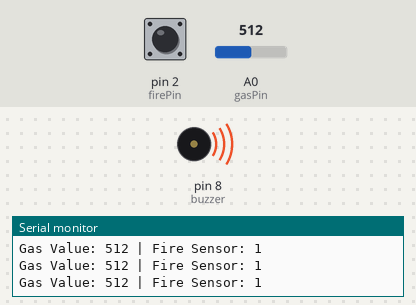
The sketch below on a simulated Arduino Uno, built with avr-gcc and run on an emulated ATmega328P. Shown: buzzer (waves = sounding, pin HIGH), the last lines printed to the serial monitor. The test bench sets the inputs (shaded band); at power-on: A0 (gasPin) = 512, pin 2 (firePin) HIGH.

Above: at 1.2 s.
1.3 s: A0 (gasPin) set to 112
2.8 s: A0 (gasPin) set to 93
At 4.0 s:
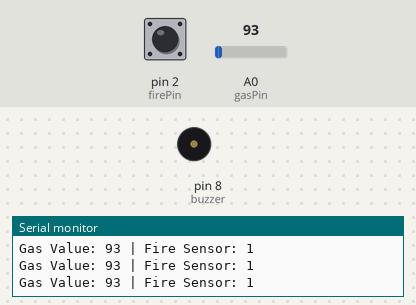
4.3 s: A0 (gasPin) set to 110
At 5.4 s:
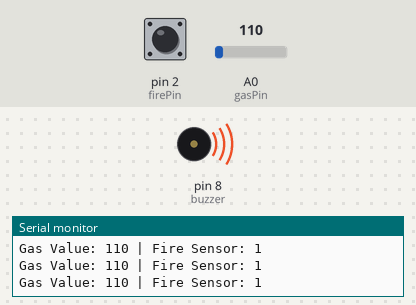
5.9 s: A0 (gasPin) set to 90
At 6.8 s:
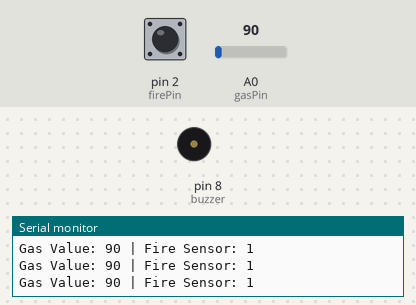
Timing chart, 0 to 8.5 s (numbered marks = the images above; inputs shaded):
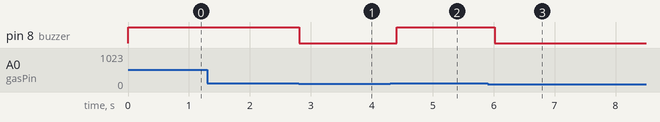

The sketch:

gas_fire_detection.ino
```cpp
// Pin setup
const int gasPin   = A0;  // Analog pin for gas sensor
const int firePin  = 2;   // Digital pin for fire sensor
const int buzzer   = 8;   // Buzzer pin

// Thresholds (adjust as needed)
const int gasThreshold  = 100; // Adjust based on your sensor calibration
const int fireDetected  = LOW; // Fire sensor outputs LOW when fire detected

void setup() {
  Serial.begin(9600);

  pinMode(firePin, INPUT);
  pinMode(buzzer, OUTPUT);

  digitalWrite(buzzer, LOW); // Buzzer OFF initially
}

void loop() {
  // Read gas level
  int gasValue = analogRead(gasPin);

  // Read fire sensor
  int fireValue = digitalRead(firePin);

  // Print readings to Serial Monitor
  Serial.print("Gas Value: ");
  Serial.print(gasValue);
  Serial.print(" | Fire Sensor: ");
  Serial.println(fireValue);

  // Check conditions
  if (gasValue > gasThreshold || fireValue == fireDetected) {
    digitalWrite(buzzer, HIGH); // Buzzer ON
  } else {
    digitalWrite(buzzer, LOW);  // Buzzer OFF
  }

  delay(200); // Small delay for stability
}
```

Measured:
- the behaviour switches between 101 and 100 on A0 (gasPin) (found by bisection; images 0 and 1)
- after the input at 2.8 s, pin 8 (buzzer): HIGH → LOW at once
- after the input at 4.3 s, pin 8 (buzzer): LOW → HIGH after 0.11 s
- after the input at 5.9 s, pin 8 (buzzer): HIGH → LOW after 0.12 s
